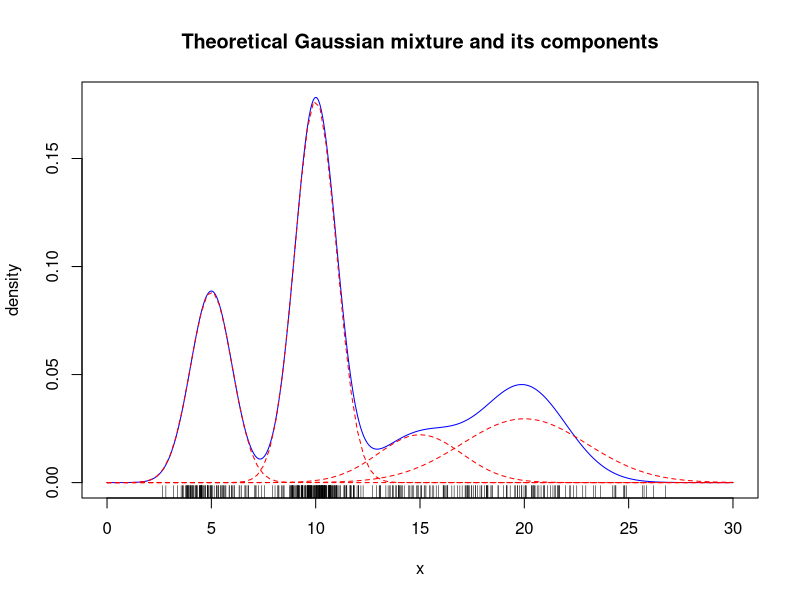

Here is the R script that generated this plot:
## ---- chunk 1
knitr::opts_chunk$set(echo = TRUE, message = FALSE, warning = FALSE, cache = FALSE)
set.seed(1234)
## ---- chunk 2
library(mixtools)
## ---- chunk 3
get_cloglik <- function(X, Z, theta) {
  #returns the complete model loglikelihood
  n <- length(X); Q <- ncol(Z)
  alpha <- theta$alpha; mu <- theta$mu; sigma <- theta$sigma
  Xs <- # to write
  res <- # to write
  res
}

M_step <- function(X, tau) {
  #maximization step
  n <- length(X); Q <- ncol(tau)
  alpha  <- # to write
  mu     <- # to write
  sigma  <- # to write
  list(alpha = alpha, mu = mu, sigma = sigma)
}

E_step <- function(X, theta) {
  #expectation step
  probs <- # to write
  likelihoods <- rowSums(probs)
  list(tau = probs / likelihoods, loglik = sum(log(likelihoods)))
}

## ---- chunk 4
EM_mixture <- function(X, Q,
                       init.cl = sample(1:Q, n, rep=TRUE), max.iter=100, eps=1e-5) {
    n <- length(X); tau <- matrix(0, n, Q); tau[cbind(1:n, init.cl)] <- 1
    loglik  <- vector("numeric", max.iter)
    Eloglik <- vector("numeric", max.iter)
    iter <- 0; cond <- FALSE

    while (!cond) {
        iter <- iter + 1
        ## M step
        theta <- # to write
        ## E step
        res_Estep <- # to write
        tau <- # to write
        ## check consistency
        loglik[iter]  <- # to write
        Eloglik[iter] <- # to write
        if (iter > 1)
            cond <- (iter>=max.iter) | Eloglik[iter]-Eloglik[iter-1] < eps
    }

    res <- list(alpha = theta$alpha,  mu = theta$mu,  sigma = theta$sigma,
                tau   = tau, cl = apply(tau, 1, which.max),
                Eloglik = Eloglik[1:iter],
                loglik  = loglik[1:iter])
    res
}
## ---- chunk 5
mu1 <- 5   ; sigma1 <- 1; n1 <- 100
mu2 <- 10  ; sigma2 <- 1; n2 <- 200
mu3 <- 15  ; sigma3 <- 2; n3 <- 50
mu4 <- 20  ; sigma4 <- 3; n4 <- 100
cl <- rep(1:4,c(n1,n2,n3,n4))
x <- c(rnorm(n1,mu1,sigma1),rnorm(n2,mu2,sigma2),
       rnorm(n3,mu3,sigma3),rnorm(n4,mu4,sigma4))
n <- length(x)

## we randomize the class ordering
rnd <- sample(1:n)
cl <- cl[rnd]
x  <- x[rnd]

alpha <- c(n1,n2,n3,n4)/n

curve(alpha[1]*dnorm(x,mu1,sigma1) +
      alpha[2]*dnorm(x,mu2,sigma2) +
      alpha[3]*dnorm(x,mu3,sigma3) +
      alpha[4]*dnorm(x,mu4,sigma3), 
      col="blue", lty=1, from=0,to=30, n=1000,
      main="Theoretical Gaussian mixture and its components",
      xlab="x", ylab="density")
curve(alpha[1]*dnorm(x,mu1,sigma1), col="red", add=TRUE, lty=2)
curve(alpha[2]*dnorm(x,mu2,sigma2), col="red", add=TRUE, lty=2)
curve(alpha[3]*dnorm(x,mu3,sigma3), col="red", add=TRUE, lty=2)
curve(alpha[4]*dnorm(x,mu4,sigma4), col="red", add=TRUE, lty=2)
rug(x)
